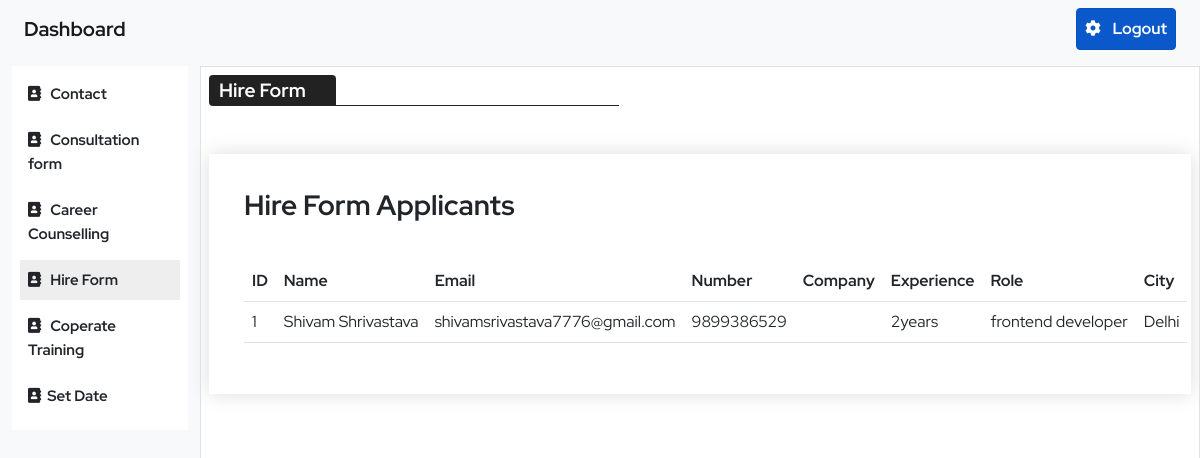
/dashboard/hireform.php (signed in), run on the app's committed database.
### tables this page shows
CREATE TABLE `hire_form` (
  `id` int(11) NOT NULL,
  `a_name` text NOT NULL,
  `a_email` text NOT NULL,
  `a_number` text NOT NULL,
  `a_company` text NOT NULL,
  `a_experience` text NOT NULL,
  `a_role` text NOT NULL,
  `a_city` text NOT NULL
);

### dashboard/hireform.php (the view, shortened to what this page needs)
<?php
include 'inc/header.php'
?>
<div class="col-10 main-section bg-white border p-2">
   <h5 class="css">Hire Form</h5>
   <div class="dn-form-container">
      <div class="d-flex justify-content-between top">
         <h3>Hire Form Applicants</h3>
      </div>
      <table class="table">
         <tr>
            <th>ID</th>
            <th>Name</th>
            <th>Email</th>
            <th>Number</th>
            <th>Company</th>
            <th>Experience</th>
            <th>Role</th>
            <th>City</th>
         </tr>
         <?php
         $select = mysqli_query($conn, "select * from hire_form ORDER BY id DESC ");
         $inc = 0;
         while ($item = mysqli_fetch_array($select)) {
               $inc++ ?>
               <tr>
                  <td><?php echo $inc; ?></td>
                  <td class="text-nowrap"><?php echo $item['a_name']; ?></td>
                  <td class="text-nowrap"><?php echo $item['a_email']; ?></td>
                  <td class="text-nowrap"><?php echo $item['a_number']; ?></td>
                  <td class="text-nowrap"><?php echo $item['a_company']; ?></td>
                  <td class="text-nowrap"><?php echo $item['a_experience']; ?></td>
                  <td class="text-nowrap"><?php echo $item['a_role']; ?></td>
                  <td class="text-nowrap"><?php echo $item['a_city']; ?></td>
               </tr>
         <?php }
         ?>
      </table>
   </div>
   <?php include 'inc/footer.php' ?>

### dashboard/style.css (style rules this page uses)
* { margin: 0; padding: 0; -webkit-box-sizing: border-box; box-sizing: border-box; font-family: 'Red Hat Display', sans-serif; }
h1, h2, h3, h4, h5, h6 { font-weight: bold; }
h5.css { color: white; background-color: #222; display: inline-block; font-size: 1.2rem; padding: 4px 30px 4px 10px; border-radius: 4px; border-bottom-right-radius: 0; position: relative; }
h5.css::before { content: ''; width: 400px; height: 1px; background-color: #222; position: absolute; top: calc(100% - 1px); left: 10px; }
.dn-form-container { margin-top: 40px; padding: 35px; -webkit-box-shadow: 0 0 20px #ddd; box-shadow: 0 0 20px #ddd; }
.dn-form-container .top { margin-bottom: 30px; }

### data on the page
hire_form: a_name "Shivam Shrivastava", a_email "shivamsrivastava7776@gmail.com", a_number "9899386529", a_experience "2years", a_role "frontend developer", a_city "Delhi"
